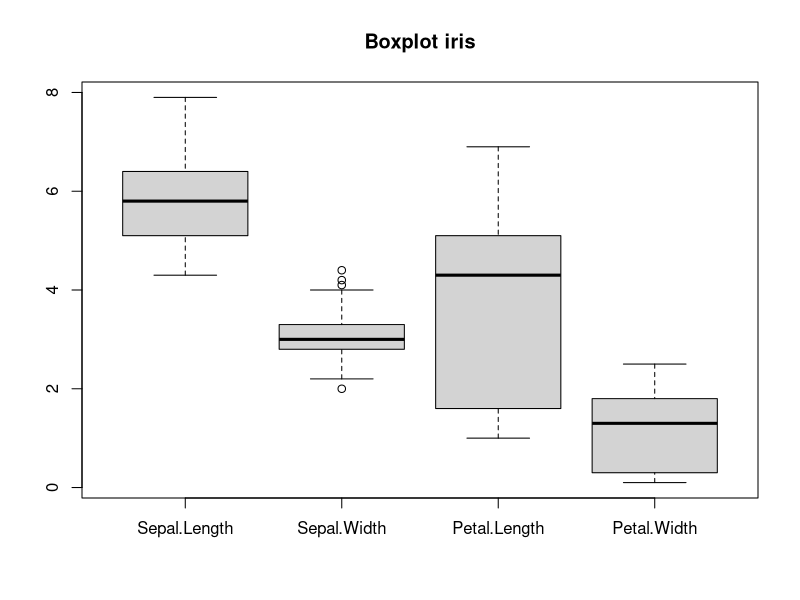

The R source for this figure:

data(iris)
head(iris)
str(iris)
dim(iris)

# 1. Missing Values Inspection
sum(is.na(iris))
colSums(is.na(iris))

# 2. Duplicate Handling
sum(duplicated(iris))
iris_clean <- iris[!duplicated(iris), ]
nrow(iris_clean)

# 3. Normalization (Min-Max Scaling)
normalize <- function(x) {
  return ((x - min(x)) / (max(x) - min(x)))
}
iris_normalized <- iris_clean
iris_normalized[, 1:4] <- apply(iris_clean[, 1:4], 2, normalize)
head(iris_normalized)

# 4. Standardization (Z-score Scaling) optional
iris_standardized <- iris_clean
iris_standardized[, 1:4] <- scale(iris_clean[, 1:4])
head(iris_standardized)

# 5. Visualization for Preprocessing
boxplot(iris_clean[, 1:4], main = "Boxplot iris")

# 6. Feature Selection
iris_selected <- iris_clean[, c("Sepal.Length", "Petal.Length", "Species")] 
head(iris_selected)

# 7. Train/Test Data Splitting (80/20 Split)
set.seed(123)
sample_rows <- sample(1:nrow(iris_clean), round(0.80 * nrow(iris_clean)))
train_data <- iris_clean[sample_rows, ]
test_data <- iris_clean[-sample_rows, ]

# Verify split dimensions
dim(train_data)
dim(test_data)
